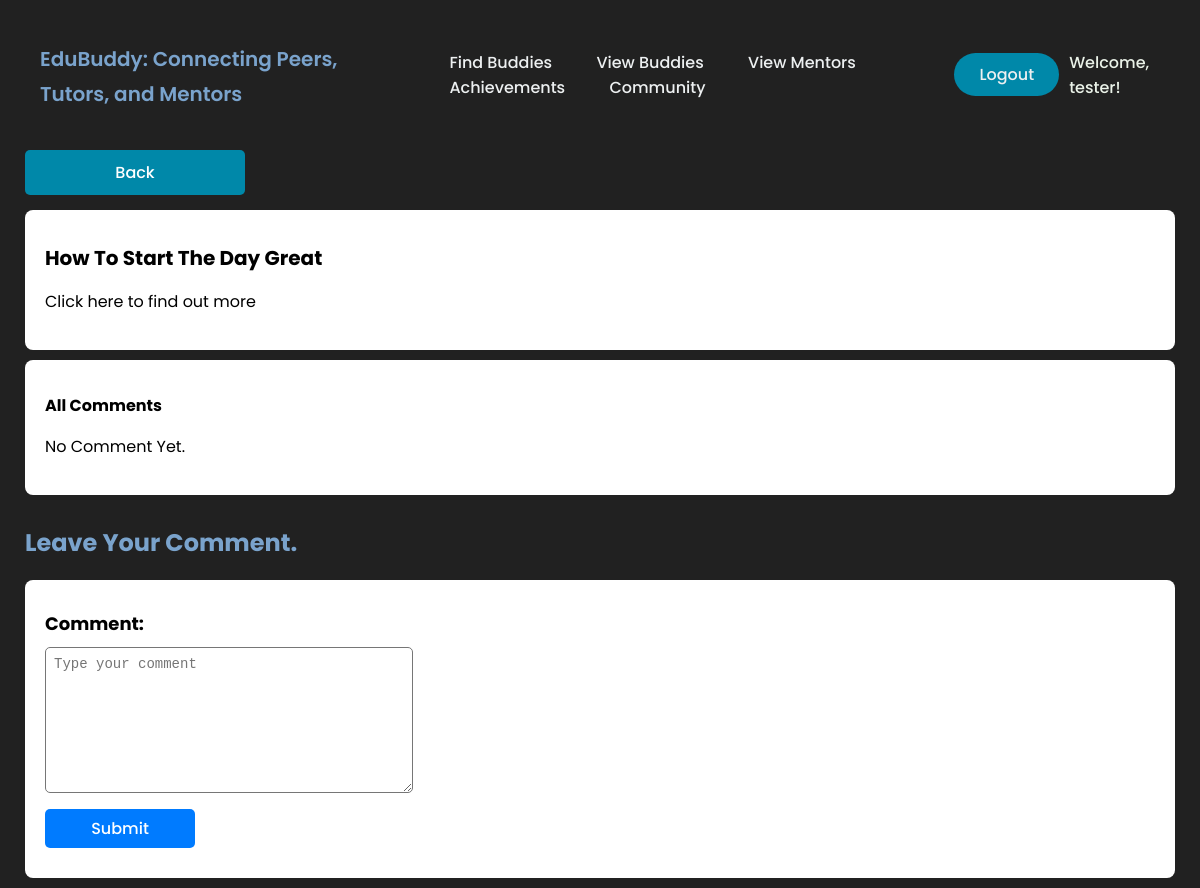
Page /community_comment.php?id=10 (signed in) on the committed database.
### tables this page shows
CREATE TABLE `posts` (
  `post_id` int(11) NOT NULL,
  `user_id` int(11) NOT NULL,
  `post_title` varchar(255) NOT NULL,
  `short_desc` text NOT NULL,
  `description` text NOT NULL,
  `created_at` datetime NOT NULL
);

### community_comment.php (the view, shortened to what this page needs)
<?php
require 'database.php';
$uid = $_SESSION['user_id'];
if(isset($_GET['id'])){
    $id = $_GET['id'];
    $sql = "SELECT * FROM posts WHERE post_id = '$id'";
    $result = mysqli_query($conn, $sql);
    $rows = mysqli_fetch_assoc($result);
} else {
    header('Location: community.php');
    exit;
}
?>
<!DOCTYPE html>
<html lang="en">
<head>
</head>
<body>
    <?php include 'header.php'; ?>
    <div class="button-container">
        <a href="community.php" class="toggle-button">Back</a>
    </div>
    <div class="skills-form">
        <h1 class="title"><?php echo htmlspecialchars(stripslashes($rows['post_title']), ENT_QUOTES, 'UTF-8'); ?></h1>
        <p><?php echo htmlspecialchars(stripslashes($rows['description']), ENT_QUOTES, 'UTF-8'); ?></p>
    </div>
    <div class="skills-form mb">
        <h2 class="subtitle">All Comments</h2>
        <?php
            $sql = "SELECT c.comment_id, c.message, c.created_at, u.user_id, u.username, u.email, u.profile_img from comments as c INNER JOIN users as u ON c.user_id = u.user_id WHERE c.post_id = '$id'";
            $result = mysqli_query($conn, $sql);
            if(mysqli_num_rows($result) > 0){
                while($rows = mysqli_fetch_assoc($result)){
                    $usid = $rows['user_id'];
                    $comment_id = $rows['comment_id'];
        ?>
                    <div class="comment-box">
                        <div class="user-info">
                            <div class="user-inner">
                                <img src="icons/profile.png" class="profileimg" />
                                <div class="information">
                                    <p class="username"><?php echo $rows['username']; ?></p>
                                    <label class="time"> <?php
                                        $created_at = new DateTime($rows['created_at']);
                                        echo $created_at->format('F j, Y, g:i a');
                                        ?>
                                    </label>
                                </div>
                            </div>
                            <?php if($uid == $usid){ ?>
                            <div class="action-info">
                                <a href="community_comment_edit.php?pid=<?php echo $id;?>&cid=<?php echo $comment_id; ?>">
                                    <img src="icons/edit.png" />
                                </a>
                                <form method="POST" action="community_comment.php" onsubmit="javascript:return confirm('Confirm to delete comment?')">
                                 <input value="<?php echo $id; ?>" name="pid" type="hidden" />
                                 <input value="<?php echo $comment_id; ?>" name="cid" type="hidden" />
                                 <button type="submit" name="delete" class="btn-delete"><img src="icons/delete.png" /></button>
                                </form>
                            </div>
                            <?php } ?>
                        </div>
                        <div class="user-messagebox">
                            <p><?php echo htmlspecialchars(stripslashes($rows['message']), ENT_QUOTES, 'UTF-8'); ?></p>
                        </div>
                    </div>
        <?php
                }
            }else{
                echo '<p>No Comment Yet.</p>';
            }
        ?>
    </div>
    <h2 class="title-page">Leave Your Comment.</h2>
    <form action="" method="POST" class="skills-form">
        <div>
            <label>Comment:</label>
            <textarea rows="8" type="text" name="comment" placeholder="Type your comment" class="extra-skills-placeholder"></textarea>
        </div>
        <button type="submit" class="extra-skills-button">Submit</button>
    </form>
</body>
</html>

### community_comment.php (style rules this page uses)
body { font-family: "Poppins", sans-serif; background-color: #f4f4f4; margin: 20px; padding: 20px; }
.title-page { color: #7AA3CC; font-family: "Poppins", sans-serif; margin: 0 0 20px 25px; }
.skills-form { background: white; padding: 20px; border-radius: 8px; margin: 0 25px 10px 25px; }
label { margin: 10px 0 5px 0; display: block; font-weight: bold; font-size: 18px; }
button { padding: 10px 20px; background-color: #007BFF; color: white; border: none; border-radius: 5px; cursor: pointer; }
.extra-skills-placeholder { width: 350px; padding: 8px 8px 8px 8px; margin: 5px 0 5px 0; border-radius: 5px; background: rgba(255, 255, 255, 0.2); color: var(--text); font-size: 14px; }
.extra-skills-button { width: 150px; padding: 7px; margin: 4px 0 10px 0; border-radius: 5px; color: white; font-size: 16px; cursor: pointer; transition: background-color 0.3s ease; }
.toggle-button { display: inline-block; width: 200px; padding: 10px; margin: 0 8px 0 0; background-color: rgba(0, 136, 169, 1); color: white; text-align: center; border-radius: 5px; text-decoration: none; font-size: 16px; transition: background-color 0.3s ease; }
.button-container { margin: 0 0 15px 25px; }
.title { font-size: 20px; }
.subtitle { font-size: 16px; }
.mb { margin-bottom: 30px; }

### header.php (style rules this page uses)
body { box-sizing: border-box; margin: 0; padding: 0; background-color: #212121; }
li, a, button { font-family: "Poppins", sans-serif; font-weight: 500; font-size: 16px; color: #edf0f1; text-decoration: none; }

### rows in the picture
posts: post_title "How To Start The Day Great", description "Click here to find out more"

### other values in the picture
$_SESSION['username'] "tester"
